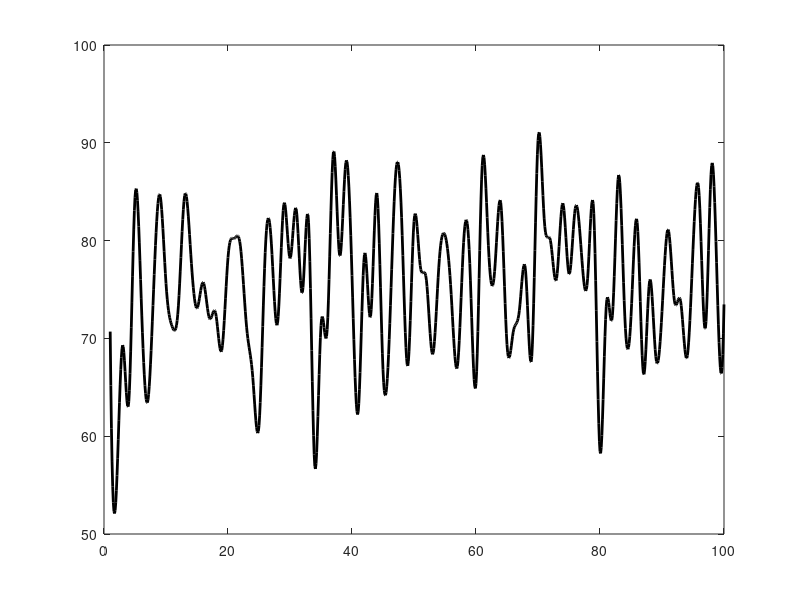

The MATLAB script that drew this image: (Note: this script raises an error after producing the figure.)
%% ODE of MCM 2021 Problem A
%% Start

%% Natural growth rate
r1 = 2.4;
r2 = 4.8;
r3 = 3.6;

%% Initial quantity of fungi
N10 = 1;
N20 = 1;
N30 = 2;
N0 = [N10; N20; N30];

%% Impact of interact between two species
sigma12 = 1.2;
sigma13 = 0.7;
sigma21 = 0.8;
sigma23 = 1.1;
sigma31 = 1.2;
sigma32 = 0.8;

%% Interval of time
tspan = 1:0.1:100;

%% The derivative of function is not continuous at t=0
tspan2 = tspan(2:length(tspan));

%% Relative humidty

%%%%% Modify the hu to change humidity
hu = 75;
%%%%% Random number
ranNum = 0.1*randn(100);
waveOfHumidity = interp1(1:tspan(length(tspan)), ranNum, tspan, 'spline');
waveOfHumidity = waveOfHumidity(1:length(tspan));
% plot it
plot(tspan, hu * (1 + waveOfHumidity), 'k', 'LineWidth', 2);
yline(60,'--k')
axis([1 tspan(length(tspan)) 0 100])
xlabel('days'); ylabel('RH %');
v = @(t) hu / 50 * waveOfHumidity(length(t));
%% The influence of moisture
%  Described like 1+B*cos(t) here

Wv1 = @(t) 1 + 0.20 * v(t);
Wv2 = @(t) 1 + 0.10 * v(t);
Wv3 = @(t) 1 + 0.40 * v(t);

%% Max quantity that environment can sustain
N1max = @(t) 100;
N2max = @(t) 100;
N3max = @(t) 100;

%% Differential equations set
f = @(t, y)[
        r1 * y(1) * (1 - y(1) / N1max(t) - sigma21 * y(2) / N2max(t) - sigma31 * y(3) / N3max(t)) * Wv1(t)
        r2 * y(2) * (1 - y(2) / N2max(t) - sigma12 * y(1) / N1max(t) - sigma32 * y(3) / N3max(t)) * Wv2(t)
        r3 * y(3) * (1 - y(3) / N3max(t) - sigma13 * y(1) / N1max(t) - sigma23 * y(2) / N2max(t)) * Wv3(t)
        ];

%% Slove the above ODE set
[t, y] = ode45(f, tspan, N0);

%% Show the conclusion with images
figure(2)
% Figure one upper
subplot(2, 1, 1)
plot(t, y(:, 1), t, y(:, 2), t, y(:, 3), 'LineWidth', 2)
title('Number of individuals in the population');
xlabel('days'); ylabel('population'); legend(' population 1', ' population 2', ' population 3')

% Figure one lower
subplot(2, 1, 2)
hold on
% Growth rate
growthRate1 = diff(y(:, 1))/0.1;
growthRate2 = diff(y(:, 2))/0.1;
growthRate3 = diff(y(:, 3))/0.1;
plot(tspan2, growthRate1, tspan2, growthRate2, tspan2, growthRate3, 'LineWidth', 2)
title('Population growth rate')
xlabel('days'); ylabel('growth rate'); legend(' population 1', ' population 2', ' population 3')

% Figure two
figure(3)
% Natural decaying consitent
nDecCon = 30;
% Speed of log-decaying
speedOfDecay = growthRate1 + growthRate2 + growthRate3 + nDecCon;
plot(tspan2, speedOfDecay,'Color', '#A2142F',  'LineWidth', 2)
axis([0 tspan2(length(tspan2)) 0 150])
title('Decaying speed')
xlabel('days'); ylabel('speed')

% Figure 4
figure(5)
hold on
rateOfDecay = cumtrapz(tspan2, speedOfDecay);
plot(tspan2, rateOfDecay, 'Color', '#77AC30', 'LineWidth', 2);
yline(2500, '--k');
title('Decomposition rate')
xlabel('days'); ylabel('Decomposition rate')
disp(rateOfDecay(length(tspan2)))

%% End
